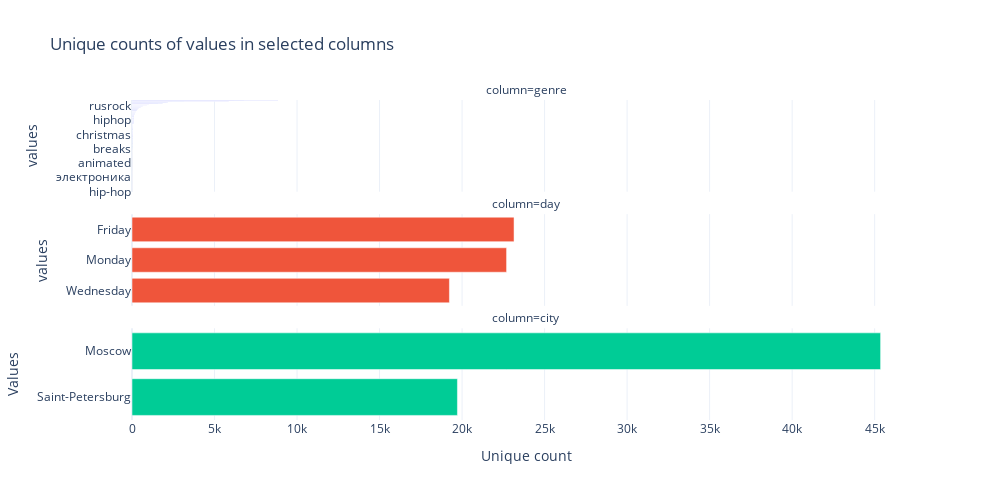

The notebook cell this image was saved under:
### Code cell
plot_unique_counts(
    raw_music.rename(columns=snakecase), 
    ['genre', 'day', 'city'],
    n_cols=1,
    fig_size=(FIG_WIDTH, FIG_HEIGHT)
)

### Figure 1 — Plotly figure (JSON) as saved in the notebook; plotly's stock layout.template omitted (floating-point values rounded to 4 significant figures; data arrays with more than 128 entries replaced by an {"elided": "..."} marker saying what was removed)
{"data": [{"alignmentgroup": "True", "hovertemplate": "column=genre<br>ucount=%{x}<br>values=%{y}<extra></extra>", "legendgroup": "genre", "marker": {"color": "#636efa", "pattern": {"shape": ""}}, "name": "genre", "offsetgroup": "genre", "orientation": "h", "showlegend": true, "textposition": "auto", "type": "bar", "x": {"elided": "289 int values"}, "xaxis": "x3", "y": {"elided": "289 str values"}, "yaxis": "y3"}, {"alignmentgroup": "True", "hovertemplate": "column=day<br>ucount=%{x}<br>values=%{y}<extra></extra>", "legendgroup": "day", "marker": {"color": "#EF553B", "pattern": {"shape": ""}}, "name": "day", "offsetgroup": "day", "orientation": "h", "showlegend": true, "textposition": "auto", "type": "bar", "x": [19233, 22697, 23149], "xaxis": "x2", "y": ["Wednesday", "Monday", "Friday"], "yaxis": "y2"}, {"alignmentgroup": "True", "hovertemplate": "column=city<br>ucount=%{x}<br>values=%{y}<extra></extra>", "legendgroup": "city", "marker": {"color": "#00cc96", "pattern": {"shape": ""}}, "name": "city", "offsetgroup": "city", "orientation": "h", "showlegend": true, "textposition": "auto", "type": "bar", "x": [19719, 45360], "xaxis": "x", "y": ["Saint-Petersburg", "Moscow"], "yaxis": "y"}], "layout": {"annotations": [{"font": {}, "showarrow": false, "text": "column=city", "x": 0.5, "xanchor": "center", "xref": "paper", "y": 0.2867, "yanchor": "bottom", "yref": "paper"}, {"font": {}, "showarrow": false, "text": "column=day", "x": 0.5, "xanchor": "center", "xref": "paper", "y": 0.6433, "yanchor": "bottom", "yref": "paper"}, {"font": {}, "showarrow": false, "text": "column=genre", "x": 0.5, "xanchor": "center", "xref": "paper", "y": 1.0, "yanchor": "bottom", "yref": "paper"}], "barmode": "relative", "height": 500, "legend": {"title": {"text": "column"}, "tracegroupgap": 0}, "showlegend": false, "title": {"text": "Unique counts of values in selected columns"}, "width": 1000, "xaxis": {"anchor": "y", "domain": [0, 1], "title": {"text": "Unique count"}}, "xaxis2": {"anchor": "y2", "domain": [0, 1], "matches": "x", "showticklabels": false}, "xaxis3": {"anchor": "y3", "domain": [0, 1], "matches": "x", "showticklabels": false}, "yaxis": {"anchor": "x", "domain": [0, 0.2867], "title": {"text": "Values"}}, "yaxis2": {"anchor": "x2", "domain": [0.3567, 0.6433], "title": {"text": "values"}}, "yaxis3": {"anchor": "x3", "domain": [0.7133, 1.0], "title": {"text": "values"}}}}
